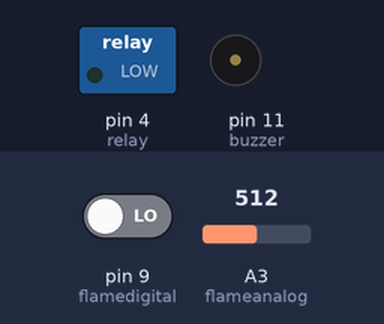
This sketch was run on a simulated Arduino Uno, built with avr-gcc and run on an emulated ATmega328P. Shown: switched loads named in the sketch (green lamp = pin HIGH), buzzer (waves = sounding). Inputs (shaded band) come from the test bench; at power-on: pin 9 (flamedigital) LOW, A3 (flameanalog) = 512.

Above: at 1.8 s.
1.9 s: pin 9 (flamedigital) driven HIGH
At 2.8 s:
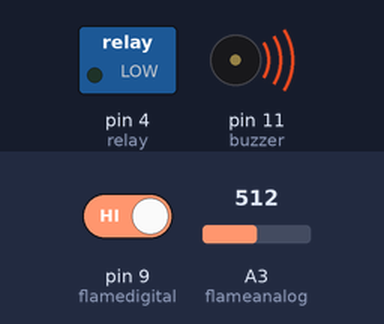
At 3.8 s:
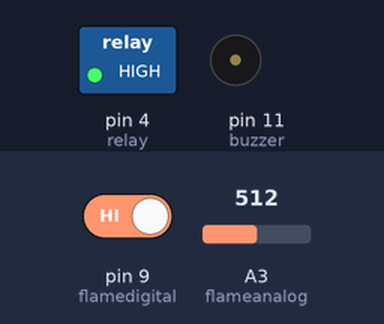
Timing chart, 0 to 12.0 s (numbered marks = the images above; inputs shaded):
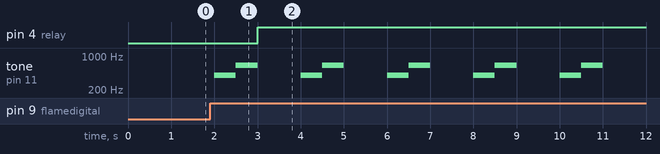

The sketch:

main.ino
```cpp
int relay = 4 ;// define relay pin
int flamedigital = 9; // define the flame sensor digital pin
int flameanalog = A3; // define the flame sensor analog pin
int buzzer = 11; //define buzzer pin
int val ; // define numeric variable val
float sensor; //define floating variable sensor

void setup ()
{
  pinMode (flamedigital, INPUT) ;// input interface defines the flame sensor
  pinMode (flameanalog, INPUT) ;// input interface defines the flame sensor
  pinMode (relay, OUTPUT); //output interface defines the relay
  pinMode (buzzer, OUTPUT); //output interface defines the buzzer
}

void loop ()
{
  sensor = analogRead(flameanalog); //read flameanalog value and assigne it to sensor variable


  val = digitalRead (flamedigital) ;// read flamedigital value and assigne it to val variable
  if (val == HIGH) // When the flame sensor detects a signal relay is on and buzzer sound (void alarm)
  {
    alarm();
    digitalWrite (relay, HIGH); //close the relay circuit

  }
  else
  {
    digitalWrite (relay, LOW); //open the relay circuit
  }
  delay(1000);
}

void alarm()  {
  tone(buzzer, 400, 500); //the buzzer emit sound at 400 MHz for 500 millis
  delay(500); //wait 500 millis
  tone(buzzer, 650, 500); //the buzzer emit sound at 650 MHz for 500 millis
  delay(500); //wait 500 millis
}
```

Measured:
- after the input at 1.9 s, pin 4 (relay): LOW → HIGH after 1.1 s; tone on pin 11 (buzzer): silent → 400 Hz after 0.10 s, then repeats every 2.0 s: 650 Hz 0.50 s, silent 1.0 s, 400 Hz 0.50 s
